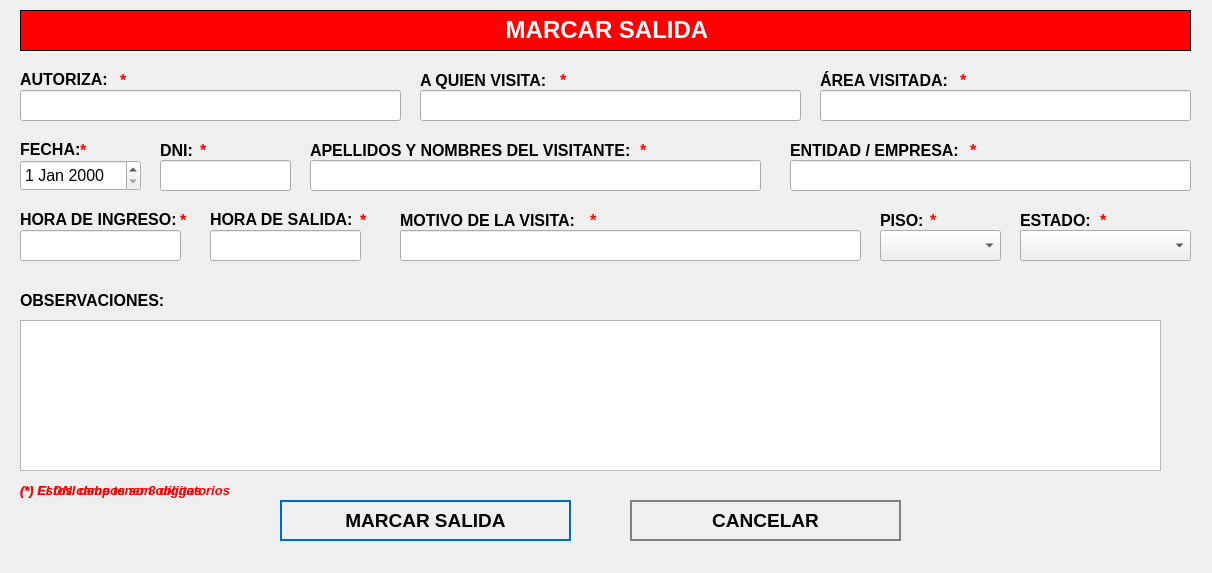
<?xml version="1.0" encoding="UTF-8"?>
<ui version="4.0">
 <class>MarcarSalida</class>
 <widget class="QWidget" name="MarcarSalida">
  <property name="geometry">
   <rect>
    <x>0</x>
    <y>0</y>
    <width>1212</width>
    <height>573</height>
   </rect>
  </property>
  <property name="windowTitle">
   <string>Marcar Salida</string>
  </property>
  <property name="styleSheet">
   <string notr="true">QPushButton
{	
	height: 2em;
 	border-style: solid;
	border-width: 2px;
 	border-color: grey;
	font-weight: bold;
}

QPushButton:hover
{
   	background-color:grey;
	color:white;
}</string>
  </property>
  <widget class="QLabel" name="label">
   <property name="geometry">
    <rect>
     <x>20</x>
     <y>10</y>
     <width>1171</width>
     <height>41</height>
    </rect>
   </property>
   <property name="font">
    <font>
     <underline>false</underline>
    </font>
   </property>
   <property name="autoFillBackground">
    <bool>false</bool>
   </property>
   <property name="styleSheet">
    <string notr="true">background-color: red;</string>
   </property>
   <property name="frameShape">
    <enum>QFrame::Box</enum>
   </property>
   <property name="text">
    <string>&lt;html&gt;&lt;head/&gt;&lt;body&gt;&lt;p align=&quot;center&quot;&gt;&lt;span style=&quot; font-size:18pt; font-weight:600; color:#ffffff;&quot;&gt;MARCAR SALIDA&lt;/span&gt;&lt;/p&gt;&lt;/body&gt;&lt;/html&gt;</string>
   </property>
  </widget>
  <widget class="QLabel" name="label_autoriza">
   <property name="geometry">
    <rect>
     <x>20</x>
     <y>70</y>
     <width>101</width>
     <height>16</height>
    </rect>
   </property>
   <property name="text">
    <string>&lt;html&gt;&lt;head/&gt;&lt;body&gt;&lt;p&gt;&lt;span style=&quot; font-size:12pt; font-weight:600;&quot;&gt;AUTORIZA:&lt;/span&gt;&lt;/p&gt;&lt;/body&gt;&lt;/html&gt;</string>
   </property>
  </widget>
  <widget class="QLineEdit" name="titleLineEdit">
   <property name="geometry">
    <rect>
     <x>20</x>
     <y>90</y>
     <width>381</width>
     <height>31</height>
    </rect>
   </property>
   <property name="font">
    <font>
     <pointsize>12</pointsize>
    </font>
   </property>
   <property name="placeholderText">
    <string/>
   </property>
  </widget>
  <widget class="QLineEdit" name="categoryLineEdit">
   <property name="geometry">
    <rect>
     <x>420</x>
     <y>90</y>
     <width>381</width>
     <height>31</height>
    </rect>
   </property>
   <property name="font">
    <font>
     <pointsize>12</pointsize>
    </font>
   </property>
  </widget>
  <widget class="QTextEdit" name="descriptionTextedit">
   <property name="geometry">
    <rect>
     <x>20</x>
     <y>320</y>
     <width>1141</width>
     <height>151</height>
    </rect>
   </property>
   <property name="font">
    <font>
     <pointsize>12</pointsize>
    </font>
   </property>
  </widget>
  <widget class="QPushButton" name="editButton">
   <property name="geometry">
    <rect>
     <x>280</x>
     <y>500</y>
     <width>291</width>
     <height>41</height>
    </rect>
   </property>
   <property name="font">
    <font>
     <pointsize>14</pointsize>
     <weight>75</weight>
     <bold>true</bold>
    </font>
   </property>
   <property name="cursor">
    <cursorShape>PointingHandCursor</cursorShape>
   </property>
   <property name="styleSheet">
    <string notr="true">QPushButton
{	
	height: 2em;
 	border-style: solid;
	border-width: 2px;
 	border-color: #0069c0;
	font-weight: bold;
}

QPushButton:hover
{
   	background-color:#0069c0;
	color:white;
}</string>
   </property>
   <property name="text">
    <string>MARCAR SALIDA</string>
   </property>
   <property name="icon">
    <iconset>
     <normaloff>../assets/icons/icon_black_clock.png</normaloff>../assets/icons/icon_black_clock.png</iconset>
   </property>
   <property name="iconSize">
    <size>
     <width>30</width>
     <height>60</height>
    </size>
   </property>
   <property name="flat">
    <bool>true</bool>
   </property>
  </widget>
  <widget class="QPushButton" name="cancelButton">
   <property name="geometry">
    <rect>
     <x>630</x>
     <y>500</y>
     <width>271</width>
     <height>41</height>
    </rect>
   </property>
   <property name="font">
    <font>
     <pointsize>14</pointsize>
     <weight>75</weight>
     <bold>true</bold>
    </font>
   </property>
   <property name="cursor">
    <cursorShape>PointingHandCursor</cursorShape>
   </property>
   <property name="styleSheet">
    <string notr="true">QPushButton
{	
	height: 2em;
 	border-style: solid;
	border-width: 2px;
 	border-color: grey;
	font-weight: bold;
}

QPushButton:hover
{
   	background-color:grey;
	color:white;
}</string>
   </property>
   <property name="text">
    <string>CANCELAR</string>
   </property>
   <property name="icon">
    <iconset>
     <normaloff>../assets/icons/cancel-icon.png</normaloff>../assets/icons/cancel-icon.png</iconset>
   </property>
   <property name="iconSize">
    <size>
     <width>30</width>
     <height>30</height>
    </size>
   </property>
   <property name="flat">
    <bool>true</bool>
   </property>
  </widget>
  <widget class="QLabel" name="label_aquienvisita">
   <property name="geometry">
    <rect>
     <x>420</x>
     <y>70</y>
     <width>191</width>
     <height>21</height>
    </rect>
   </property>
   <property name="text">
    <string>&lt;html&gt;&lt;head/&gt;&lt;body&gt;&lt;p&gt;&lt;span style=&quot; font-size:12pt; font-weight:600;&quot;&gt;A QUIEN VISITA:&lt;/span&gt;&lt;/p&gt;&lt;/body&gt;&lt;/html&gt;</string>
   </property>
  </widget>
  <widget class="QDateEdit" name="dateEditNuevo">
   <property name="geometry">
    <rect>
     <x>20</x>
     <y>160</y>
     <width>121</width>
     <height>31</height>
    </rect>
   </property>
   <property name="font">
    <font>
     <pointsize>12</pointsize>
    </font>
   </property>
  </widget>
  <widget class="QLabel" name="label_area">
   <property name="geometry">
    <rect>
     <x>820</x>
     <y>70</y>
     <width>191</width>
     <height>21</height>
    </rect>
   </property>
   <property name="text">
    <string>&lt;html&gt;&lt;head/&gt;&lt;body&gt;&lt;p&gt;&lt;span style=&quot; font-size:12pt; font-weight:600;&quot;&gt;ÁREA VISITADA:&lt;/span&gt;&lt;/p&gt;&lt;/body&gt;&lt;/html&gt;</string>
   </property>
  </widget>
  <widget class="QLineEdit" name="nombreVisitanteLineEdit">
   <property name="geometry">
    <rect>
     <x>310</x>
     <y>160</y>
     <width>451</width>
     <height>31</height>
    </rect>
   </property>
   <property name="font">
    <font>
     <pointsize>12</pointsize>
    </font>
   </property>
  </widget>
  <widget class="QLabel" name="label_fecha">
   <property name="geometry">
    <rect>
     <x>20</x>
     <y>140</y>
     <width>101</width>
     <height>16</height>
    </rect>
   </property>
   <property name="text">
    <string>&lt;html&gt;&lt;head/&gt;&lt;body&gt;&lt;p&gt;&lt;span style=&quot; font-size:12pt; font-weight:600;&quot;&gt;FECHA:&lt;/span&gt;&lt;/p&gt;&lt;/body&gt;&lt;/html&gt;</string>
   </property>
  </widget>
  <widget class="QLabel" name="label_visitante">
   <property name="geometry">
    <rect>
     <x>310</x>
     <y>140</y>
     <width>341</width>
     <height>21</height>
    </rect>
   </property>
   <property name="text">
    <string>&lt;html&gt;&lt;head/&gt;&lt;body&gt;&lt;p&gt;&lt;span style=&quot; font-size:12pt; font-weight:600;&quot;&gt;APELLIDOS Y NOMBRES DEL VISITANTE:&lt;/span&gt;&lt;/p&gt;&lt;/body&gt;&lt;/html&gt;</string>
   </property>
  </widget>
  <widget class="QLabel" name="label_observaciones">
   <property name="geometry">
    <rect>
     <x>20</x>
     <y>290</y>
     <width>151</width>
     <height>21</height>
    </rect>
   </property>
   <property name="text">
    <string>&lt;html&gt;&lt;head/&gt;&lt;body&gt;&lt;p&gt;&lt;span style=&quot; font-size:12pt; font-weight:600;&quot;&gt;OBSERVACIONES:&lt;/span&gt;&lt;/p&gt;&lt;/body&gt;&lt;/html&gt;</string>
   </property>
  </widget>
  <widget class="QLineEdit" name="categoryLineEditEntidadEmpresa">
   <property name="geometry">
    <rect>
     <x>790</x>
     <y>160</y>
     <width>401</width>
     <height>31</height>
    </rect>
   </property>
   <property name="font">
    <font>
     <pointsize>12</pointsize>
    </font>
   </property>
  </widget>
  <widget class="QLabel" name="label_entidad">
   <property name="geometry">
    <rect>
     <x>790</x>
     <y>140</y>
     <width>341</width>
     <height>21</height>
    </rect>
   </property>
   <property name="text">
    <string>&lt;html&gt;&lt;head/&gt;&lt;body&gt;&lt;p&gt;&lt;span style=&quot; font-size:12pt; font-weight:600;&quot;&gt;ENTIDAD / EMPRESA:&lt;/span&gt;&lt;/p&gt;&lt;/body&gt;&lt;/html&gt;</string>
   </property>
  </widget>
  <widget class="QLabel" name="label_horaIngreso">
   <property name="geometry">
    <rect>
     <x>20</x>
     <y>210</y>
     <width>171</width>
     <height>16</height>
    </rect>
   </property>
   <property name="text">
    <string>&lt;html&gt;&lt;head/&gt;&lt;body&gt;&lt;p&gt;&lt;span style=&quot; font-size:12pt; font-weight:600;&quot;&gt;HORA DE INGRESO:&lt;/span&gt;&lt;/p&gt;&lt;/body&gt;&lt;/html&gt;</string>
   </property>
  </widget>
  <widget class="QLabel" name="label_horaSalida">
   <property name="geometry">
    <rect>
     <x>210</x>
     <y>210</y>
     <width>171</width>
     <height>16</height>
    </rect>
   </property>
   <property name="text">
    <string>&lt;html&gt;&lt;head/&gt;&lt;body&gt;&lt;p&gt;&lt;span style=&quot; font-size:12pt; font-weight:600;&quot;&gt;HORA DE SALIDA:&lt;/span&gt;&lt;/p&gt;&lt;/body&gt;&lt;/html&gt;</string>
   </property>
  </widget>
  <widget class="QLabel" name="label_motivoVisita">
   <property name="geometry">
    <rect>
     <x>400</x>
     <y>210</y>
     <width>341</width>
     <height>21</height>
    </rect>
   </property>
   <property name="text">
    <string>&lt;html&gt;&lt;head/&gt;&lt;body&gt;&lt;p&gt;&lt;span style=&quot; font-size:12pt; font-weight:600;&quot;&gt;MOTIVO DE LA VISITA:&lt;/span&gt;&lt;/p&gt;&lt;/body&gt;&lt;/html&gt;</string>
   </property>
  </widget>
  <widget class="QLineEdit" name="dniLineEdit">
   <property name="geometry">
    <rect>
     <x>160</x>
     <y>160</y>
     <width>131</width>
     <height>31</height>
    </rect>
   </property>
   <property name="font">
    <font>
     <pointsize>12</pointsize>
    </font>
   </property>
  </widget>
  <widget class="QLabel" name="label_dni">
   <property name="geometry">
    <rect>
     <x>160</x>
     <y>140</y>
     <width>91</width>
     <height>21</height>
    </rect>
   </property>
   <property name="text">
    <string>&lt;html&gt;&lt;head/&gt;&lt;body&gt;&lt;p&gt;&lt;span style=&quot; font-size:12pt; font-weight:600;&quot;&gt;DNI:&lt;/span&gt;&lt;/p&gt;&lt;/body&gt;&lt;/html&gt;</string>
   </property>
  </widget>
  <widget class="QLabel" name="label_piso">
   <property name="geometry">
    <rect>
     <x>880</x>
     <y>210</y>
     <width>61</width>
     <height>21</height>
    </rect>
   </property>
   <property name="text">
    <string>&lt;html&gt;&lt;head/&gt;&lt;body&gt;&lt;p&gt;&lt;span style=&quot; font-size:12pt; font-weight:600;&quot;&gt;PISO:&lt;/span&gt;&lt;/p&gt;&lt;/body&gt;&lt;/html&gt;</string>
   </property>
  </widget>
  <widget class="QComboBox" name="comboBoxPiso">
   <property name="geometry">
    <rect>
     <x>880</x>
     <y>230</y>
     <width>121</width>
     <height>31</height>
    </rect>
   </property>
   <property name="font">
    <font>
     <pointsize>12</pointsize>
    </font>
   </property>
   <property name="editable">
    <bool>false</bool>
   </property>
  </widget>
  <widget class="QLabel" name="label_estado">
   <property name="geometry">
    <rect>
     <x>1020</x>
     <y>210</y>
     <width>91</width>
     <height>21</height>
    </rect>
   </property>
   <property name="text">
    <string>&lt;html&gt;&lt;head/&gt;&lt;body&gt;&lt;p&gt;&lt;span style=&quot; font-size:12pt; font-weight:600;&quot;&gt;ESTADO:&lt;/span&gt;&lt;/p&gt;&lt;/body&gt;&lt;/html&gt;</string>
   </property>
  </widget>
  <widget class="QComboBox" name="comboBoxEstado">
   <property name="geometry">
    <rect>
     <x>1020</x>
     <y>230</y>
     <width>171</width>
     <height>31</height>
    </rect>
   </property>
   <property name="font">
    <font>
     <pointsize>12</pointsize>
    </font>
   </property>
   <property name="editable">
    <bool>false</bool>
   </property>
  </widget>
  <widget class="QLineEdit" name="horaIngresoLineEdit">
   <property name="geometry">
    <rect>
     <x>20</x>
     <y>230</y>
     <width>161</width>
     <height>31</height>
    </rect>
   </property>
   <property name="font">
    <font>
     <pointsize>12</pointsize>
    </font>
   </property>
  </widget>
  <widget class="QLineEdit" name="horaSalidaLineEdit">
   <property name="geometry">
    <rect>
     <x>210</x>
     <y>230</y>
     <width>151</width>
     <height>31</height>
    </rect>
   </property>
   <property name="font">
    <font>
     <pointsize>12</pointsize>
    </font>
   </property>
  </widget>
  <widget class="QLabel" name="ast_motivo">
   <property name="geometry">
    <rect>
     <x>590</x>
     <y>210</y>
     <width>16</width>
     <height>21</height>
    </rect>
   </property>
   <property name="text">
    <string>&lt;html&gt;&lt;head/&gt;&lt;body&gt;&lt;p&gt;&lt;span style=&quot; font-size:12pt; font-weight:600; color:#ff0000;&quot;&gt;*&lt;/span&gt;&lt;/p&gt;&lt;/body&gt;&lt;/html&gt;</string>
   </property>
  </widget>
  <widget class="QLabel" name="ast_visitante">
   <property name="geometry">
    <rect>
     <x>640</x>
     <y>140</y>
     <width>16</width>
     <height>21</height>
    </rect>
   </property>
   <property name="text">
    <string>&lt;html&gt;&lt;head/&gt;&lt;body&gt;&lt;p&gt;&lt;span style=&quot; font-size:12pt; font-weight:600; color:#ff0000;&quot;&gt;*&lt;/span&gt;&lt;/p&gt;&lt;/body&gt;&lt;/html&gt;</string>
   </property>
  </widget>
  <widget class="QLabel" name="ast_horaingreso">
   <property name="geometry">
    <rect>
     <x>180</x>
     <y>210</y>
     <width>16</width>
     <height>21</height>
    </rect>
   </property>
   <property name="text">
    <string>&lt;html&gt;&lt;head/&gt;&lt;body&gt;&lt;p&gt;&lt;span style=&quot; font-size:12pt; font-weight:600; color:#ff0000;&quot;&gt;*&lt;/span&gt;&lt;/p&gt;&lt;/body&gt;&lt;/html&gt;</string>
   </property>
  </widget>
  <widget class="QLabel" name="ast_fecha">
   <property name="geometry">
    <rect>
     <x>80</x>
     <y>140</y>
     <width>16</width>
     <height>21</height>
    </rect>
   </property>
   <property name="text">
    <string>&lt;html&gt;&lt;head/&gt;&lt;body&gt;&lt;p&gt;&lt;span style=&quot; font-size:12pt; font-weight:600; color:#ff0000;&quot;&gt;*&lt;/span&gt;&lt;/p&gt;&lt;/body&gt;&lt;/html&gt;</string>
   </property>
  </widget>
  <widget class="QLabel" name="ast_dni">
   <property name="geometry">
    <rect>
     <x>200</x>
     <y>140</y>
     <width>16</width>
     <height>21</height>
    </rect>
   </property>
   <property name="text">
    <string>&lt;html&gt;&lt;head/&gt;&lt;body&gt;&lt;p&gt;&lt;span style=&quot; font-size:12pt; font-weight:600; color:#ff0000;&quot;&gt;*&lt;/span&gt;&lt;/p&gt;&lt;/body&gt;&lt;/html&gt;</string>
   </property>
  </widget>
  <widget class="QLabel" name="ast_autoriza">
   <property name="geometry">
    <rect>
     <x>120</x>
     <y>70</y>
     <width>16</width>
     <height>21</height>
    </rect>
   </property>
   <property name="text">
    <string>&lt;html&gt;&lt;head/&gt;&lt;body&gt;&lt;p&gt;&lt;span style=&quot; font-size:12pt; font-weight:600; color:#ff0000;&quot;&gt;*&lt;/span&gt;&lt;/p&gt;&lt;/body&gt;&lt;/html&gt;</string>
   </property>
  </widget>
  <widget class="QLabel" name="ast_aquienvisita">
   <property name="geometry">
    <rect>
     <x>560</x>
     <y>70</y>
     <width>16</width>
     <height>21</height>
    </rect>
   </property>
   <property name="text">
    <string>&lt;html&gt;&lt;head/&gt;&lt;body&gt;&lt;p&gt;&lt;span style=&quot; font-size:12pt; font-weight:600; color:#ff0000;&quot;&gt;*&lt;/span&gt;&lt;/p&gt;&lt;/body&gt;&lt;/html&gt;</string>
   </property>
  </widget>
  <widget class="QLabel" name="ast_area">
   <property name="geometry">
    <rect>
     <x>960</x>
     <y>70</y>
     <width>16</width>
     <height>21</height>
    </rect>
   </property>
   <property name="text">
    <string>&lt;html&gt;&lt;head/&gt;&lt;body&gt;&lt;p&gt;&lt;span style=&quot; font-size:12pt; font-weight:600; color:#ff0000;&quot;&gt;*&lt;/span&gt;&lt;/p&gt;&lt;/body&gt;&lt;/html&gt;</string>
   </property>
  </widget>
  <widget class="QLabel" name="ast_entidadempresa">
   <property name="geometry">
    <rect>
     <x>970</x>
     <y>140</y>
     <width>16</width>
     <height>21</height>
    </rect>
   </property>
   <property name="text">
    <string>&lt;html&gt;&lt;head/&gt;&lt;body&gt;&lt;p&gt;&lt;span style=&quot; font-size:12pt; font-weight:600; color:#ff0000;&quot;&gt;*&lt;/span&gt;&lt;/p&gt;&lt;/body&gt;&lt;/html&gt;</string>
   </property>
  </widget>
  <widget class="QLabel" name="ast_piso">
   <property name="geometry">
    <rect>
     <x>930</x>
     <y>210</y>
     <width>16</width>
     <height>21</height>
    </rect>
   </property>
   <property name="text">
    <string>&lt;html&gt;&lt;head/&gt;&lt;body&gt;&lt;p&gt;&lt;span style=&quot; font-size:12pt; font-weight:600; color:#ff0000;&quot;&gt;*&lt;/span&gt;&lt;/p&gt;&lt;/body&gt;&lt;/html&gt;</string>
   </property>
  </widget>
  <widget class="QLabel" name="ast_estado">
   <property name="geometry">
    <rect>
     <x>1100</x>
     <y>210</y>
     <width>16</width>
     <height>21</height>
    </rect>
   </property>
   <property name="text">
    <string>&lt;html&gt;&lt;head/&gt;&lt;body&gt;&lt;p&gt;&lt;span style=&quot; font-size:12pt; font-weight:600; color:#ff0000;&quot;&gt;*&lt;/span&gt;&lt;/p&gt;&lt;/body&gt;&lt;/html&gt;</string>
   </property>
  </widget>
  <widget class="QLabel" name="label_nota_obligatoria">
   <property name="geometry">
    <rect>
     <x>20</x>
     <y>480</y>
     <width>281</width>
     <height>21</height>
    </rect>
   </property>
   <property name="text">
    <string>&lt;html&gt;&lt;head/&gt;&lt;body&gt;&lt;p&gt;&lt;span style=&quot; font-size:10pt; font-weight:600; font-style:italic; color:#ff0000;&quot;&gt;(*) Estos campos son obligatorios&lt;/span&gt;&lt;/p&gt;&lt;/body&gt;&lt;/html&gt;</string>
   </property>
  </widget>
  <widget class="QLineEdit" name="motivoVisitaLineEdit">
   <property name="geometry">
    <rect>
     <x>400</x>
     <y>230</y>
     <width>461</width>
     <height>31</height>
    </rect>
   </property>
   <property name="font">
    <font>
     <pointsize>12</pointsize>
    </font>
   </property>
  </widget>
  <widget class="QLabel" name="ast_horaSalida">
   <property name="geometry">
    <rect>
     <x>360</x>
     <y>210</y>
     <width>16</width>
     <height>21</height>
    </rect>
   </property>
   <property name="text">
    <string>&lt;html&gt;&lt;head/&gt;&lt;body&gt;&lt;p&gt;&lt;span style=&quot; font-size:12pt; font-weight:600; color:#ff0000;&quot;&gt;*&lt;/span&gt;&lt;/p&gt;&lt;/body&gt;&lt;/html&gt;</string>
   </property>
  </widget>
  <widget class="QLabel" name="label_advertencia_dni">
   <property name="geometry">
    <rect>
     <x>20</x>
     <y>480</y>
     <width>281</width>
     <height>21</height>
    </rect>
   </property>
   <property name="text">
    <string>&lt;html&gt;&lt;head/&gt;&lt;body&gt;&lt;p&gt;&lt;span style=&quot; font-size:10pt; font-weight:600; font-style:italic; color:#ff0000;&quot;&gt;(*) El DNI debe tener 8 dígitos&lt;/span&gt;&lt;/p&gt;&lt;/body&gt;&lt;/html&gt;</string>
   </property>
  </widget>
  <widget class="QLineEdit" name="areaVisitadaLineEdit">
   <property name="geometry">
    <rect>
     <x>820</x>
     <y>90</y>
     <width>371</width>
     <height>31</height>
    </rect>
   </property>
   <property name="font">
    <font>
     <pointsize>12</pointsize>
    </font>
   </property>
  </widget>
 </widget>
 <tabstops>
  <tabstop>titleLineEdit</tabstop>
  <tabstop>categoryLineEdit</tabstop>
  <tabstop>dateEditNuevo</tabstop>
  <tabstop>dniLineEdit</tabstop>
  <tabstop>nombreVisitanteLineEdit</tabstop>
  <tabstop>categoryLineEditEntidadEmpresa</tabstop>
  <tabstop>horaIngresoLineEdit</tabstop>
  <tabstop>horaSalidaLineEdit</tabstop>
  <tabstop>motivoVisitaLineEdit</tabstop>
  <tabstop>comboBoxPiso</tabstop>
  <tabstop>comboBoxEstado</tabstop>
  <tabstop>descriptionTextedit</tabstop>
  <tabstop>editButton</tabstop>
  <tabstop>cancelButton</tabstop>
 </tabstops>
 <resources/>
 <connections/>
</ui>
